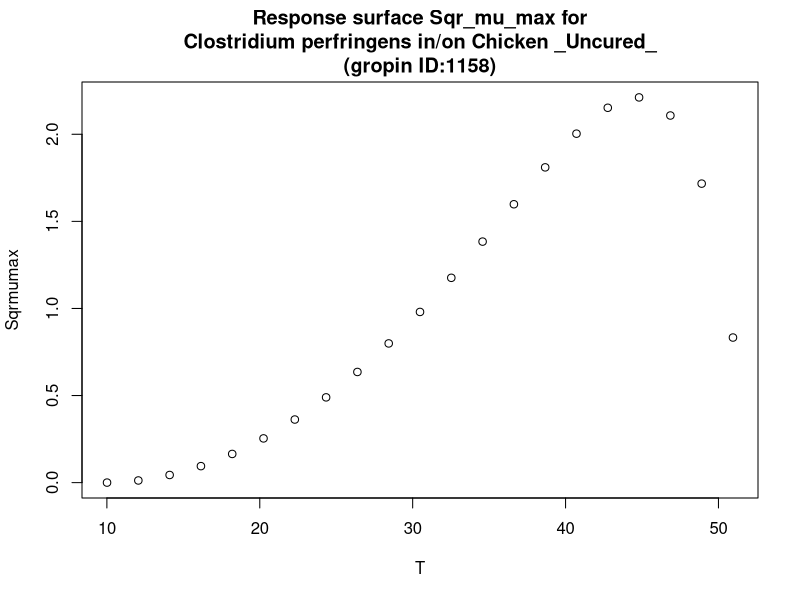

Source code (R):
#############################
# start of Parameter script
#############################
T <- seq(10.01,50.949050949051,length.out=21)
#############################
# end of Parameter script
#############################
############################# 
# start of Model script Gropin ID 1158 
#############################
 
# constant coefficients for this model
 
variables <- data.frame(T)
argumentsPar <- unique.data.frame(expand.grid(variables))
 
# heart of the model
response_surface <- function(T) {
   mumax <-(0.048^2)*((T-9.74)^2)*(sqrt(1-exp(0.208*(T-52.1))))^2

	return(mumax=mumax)
} 

# output parameters
responseSurface <- cbind(argumentsPar,response_surface(argumentsPar['T']))
colnames(responseSurface) <- c(colnames(argumentsPar),'Sqrmumax')
#############################
# End of Model script
#############################
############################# 
# start of Visualisation script Gropin ID 1158 
#############################
titleText <-'Response surface Sqr_mu_max for
Clostridium perfringens in/on Chicken _Uncured_
(gropin ID:1158)'
plot(T,responseSurface$'Sqrmumax',xlab='T',
                          ylab='Sqrmumax',main=titleText)
#############################
# End of Visualisation script
#############################
